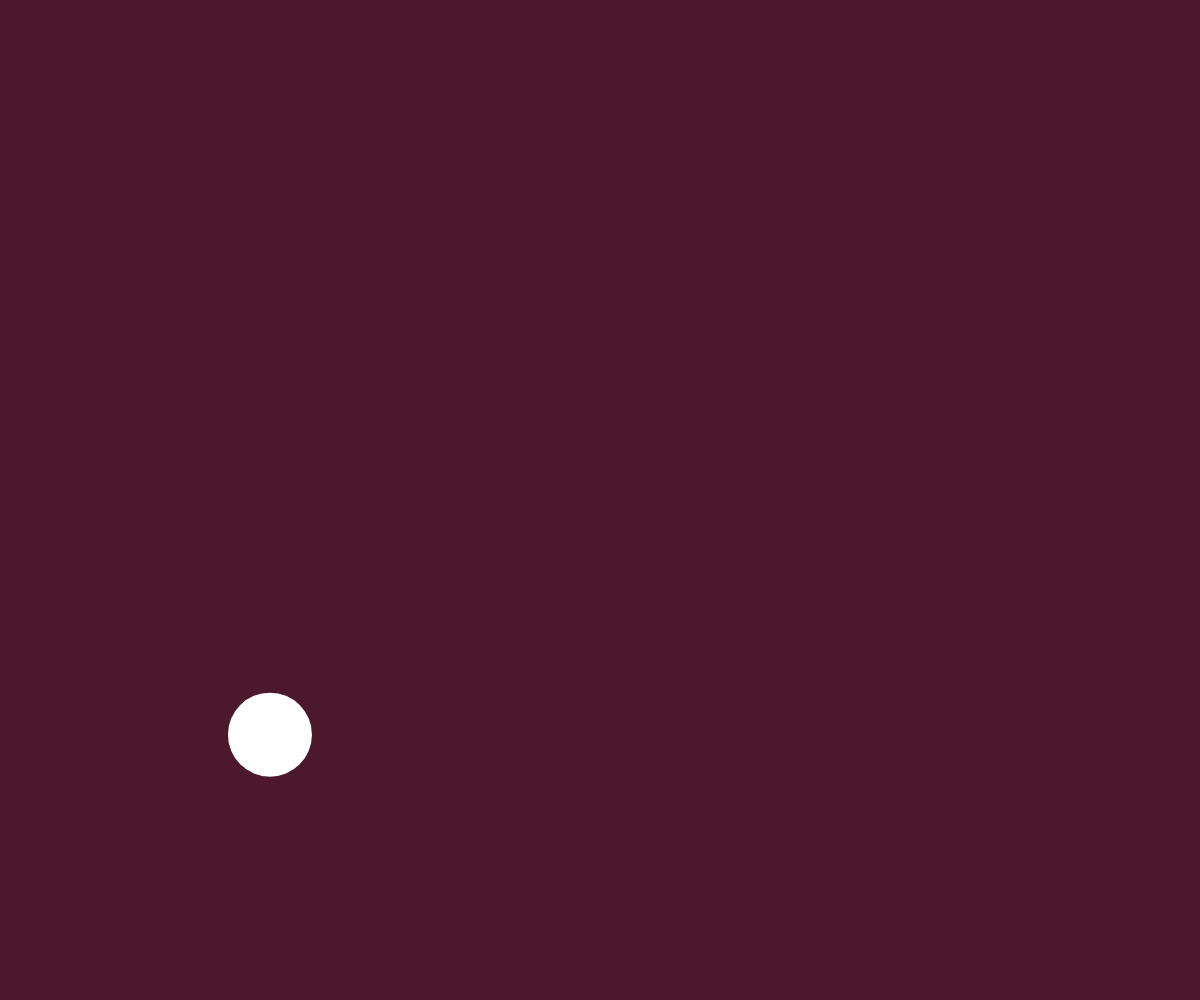
Frame 1 (no input)
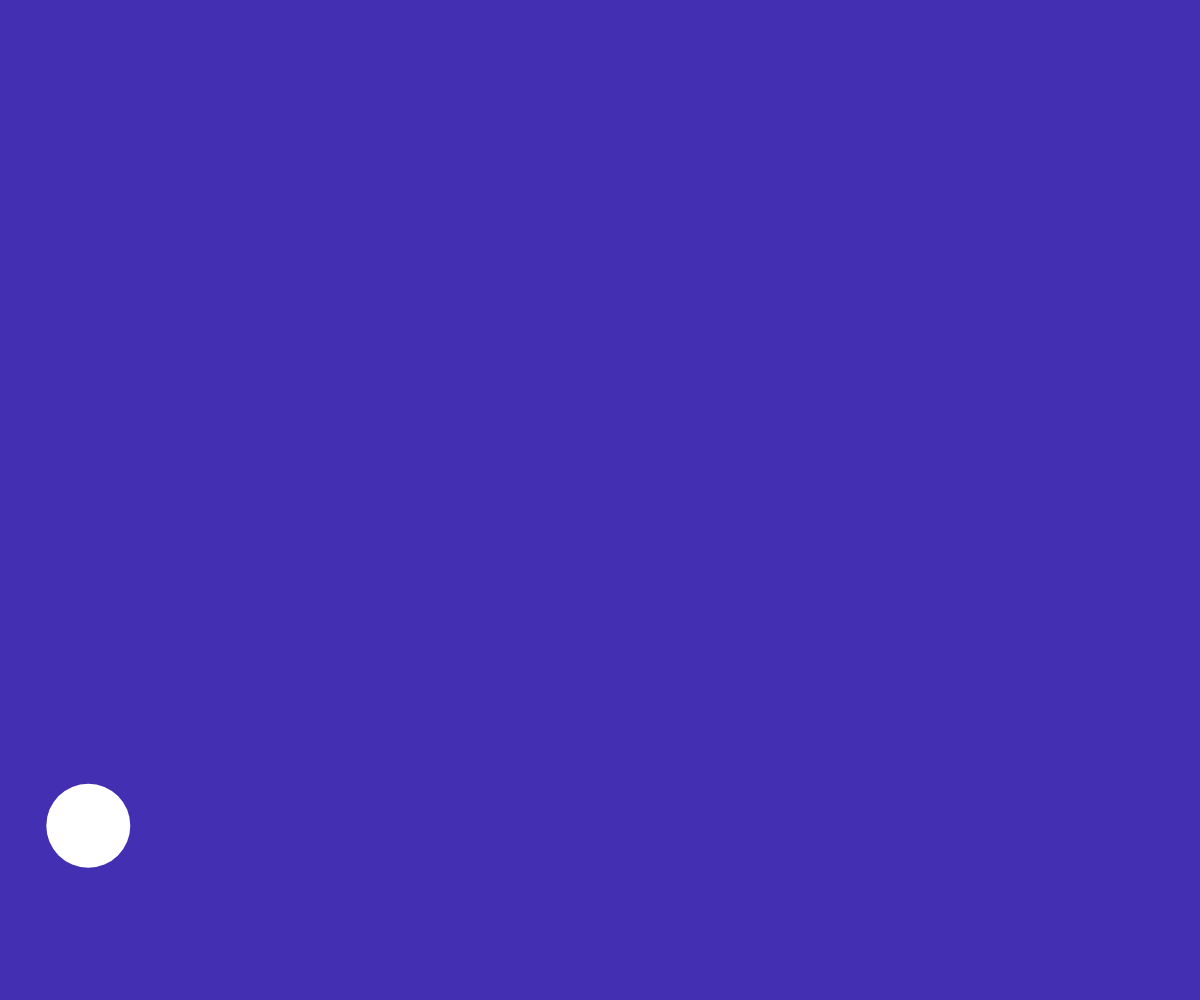
Frame 60 (no input)
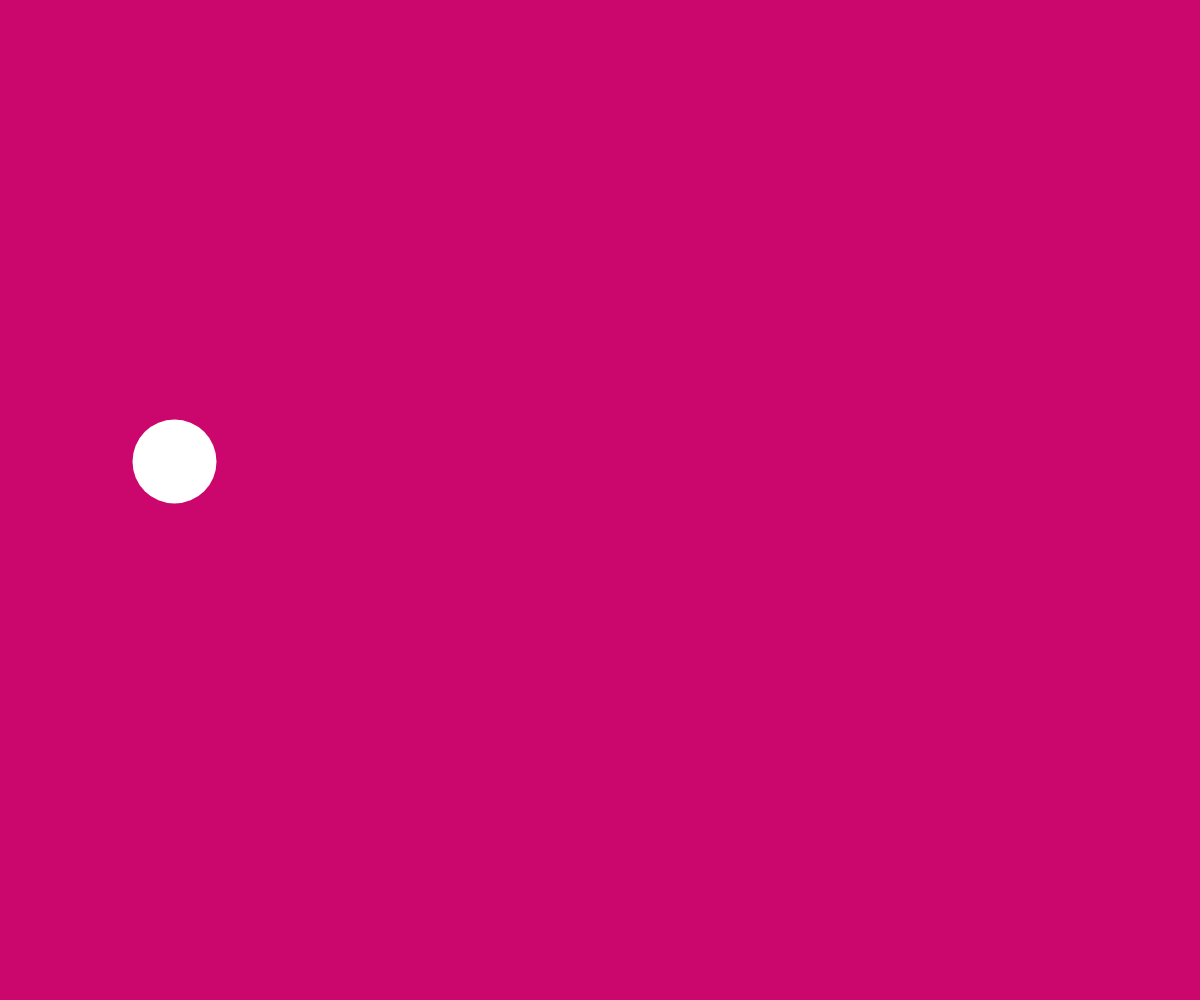
Frame 120 (the mouse pressed at the canvas centre since frame 60)

The p5.js sketch that drew these frames (run headless with seeded random() and noise() and a simulated clock; from frame 60 on, the mouse is pressed at the canvas centre):

// p5.js sketch
// ── sketch.js
let posX, posY;
let velX, velY;
let diam;
let rad;
let bgColor;



function setup() {
  createCanvas(windowWidth, windowHeight);
  frameRate(60);

  rad = ceil(random(20, 50));
  diam = rad*2
  posX = random(rad, width - rad);
  posY = random(rad, height - rad);

  velX = random(-10, 10);
  velY = random(-10, 10);
  bgColor = color(random(255), random(100), random(255));
}

function draw() {
  background(bgColor);
  fill(255);
  noStroke();
  posX += velX;
  posY += velY;
  
  if(posX > width - rad || posX < rad ){
    velX *= -1;
    changeBackgroundColor();
    
} else if(posY > height - rad || posY < rad){
    velY *= -1;
    changeBackgroundColor();
}



  circle(posX, posY, diam)
}

function changeBackgroundColor() {
    bgColor = color(random(255), random(100), random(255)); // Cambiar a un color aleatorio
}
